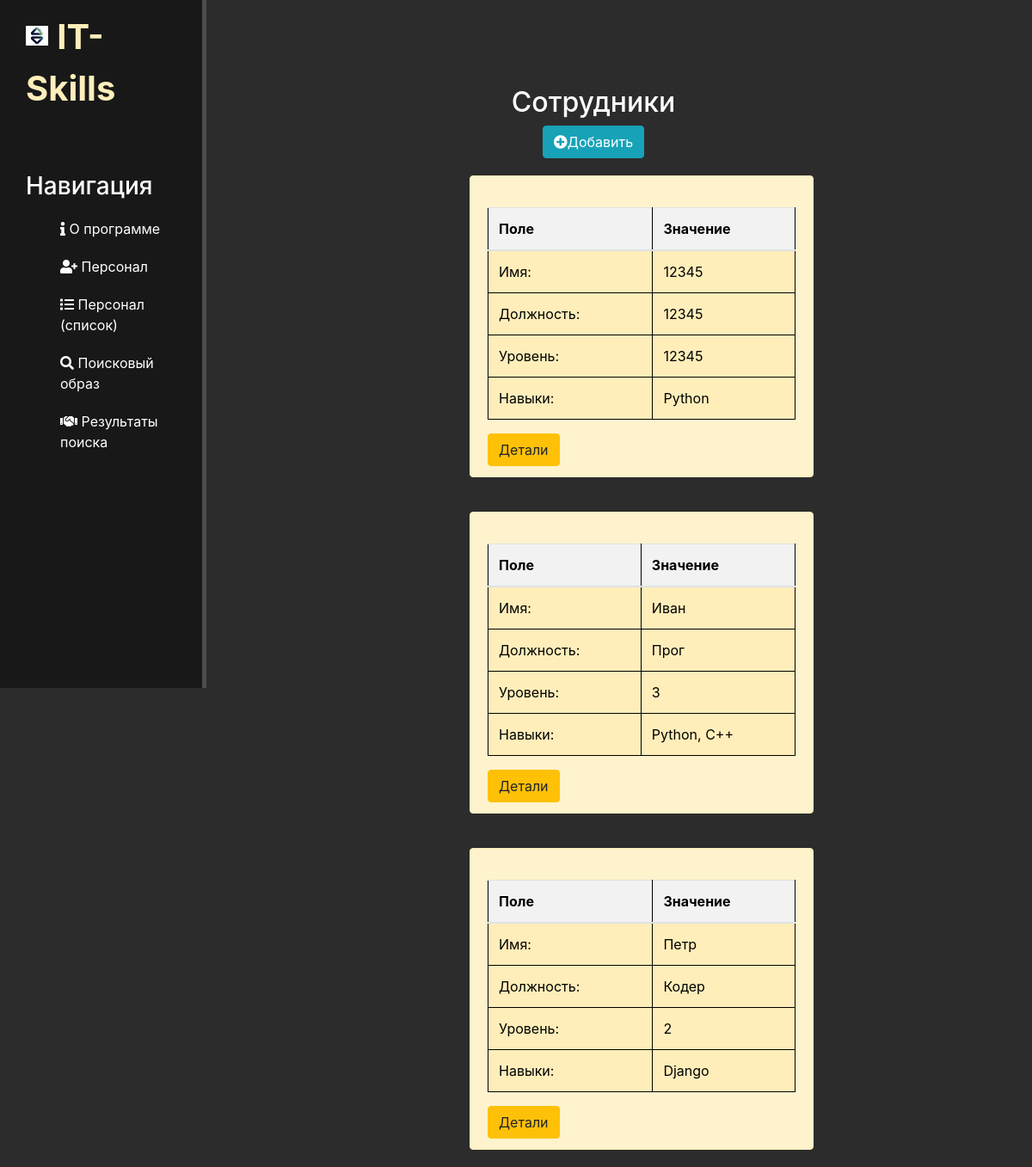
/emplo/, run on an earlier commit of the app's database.
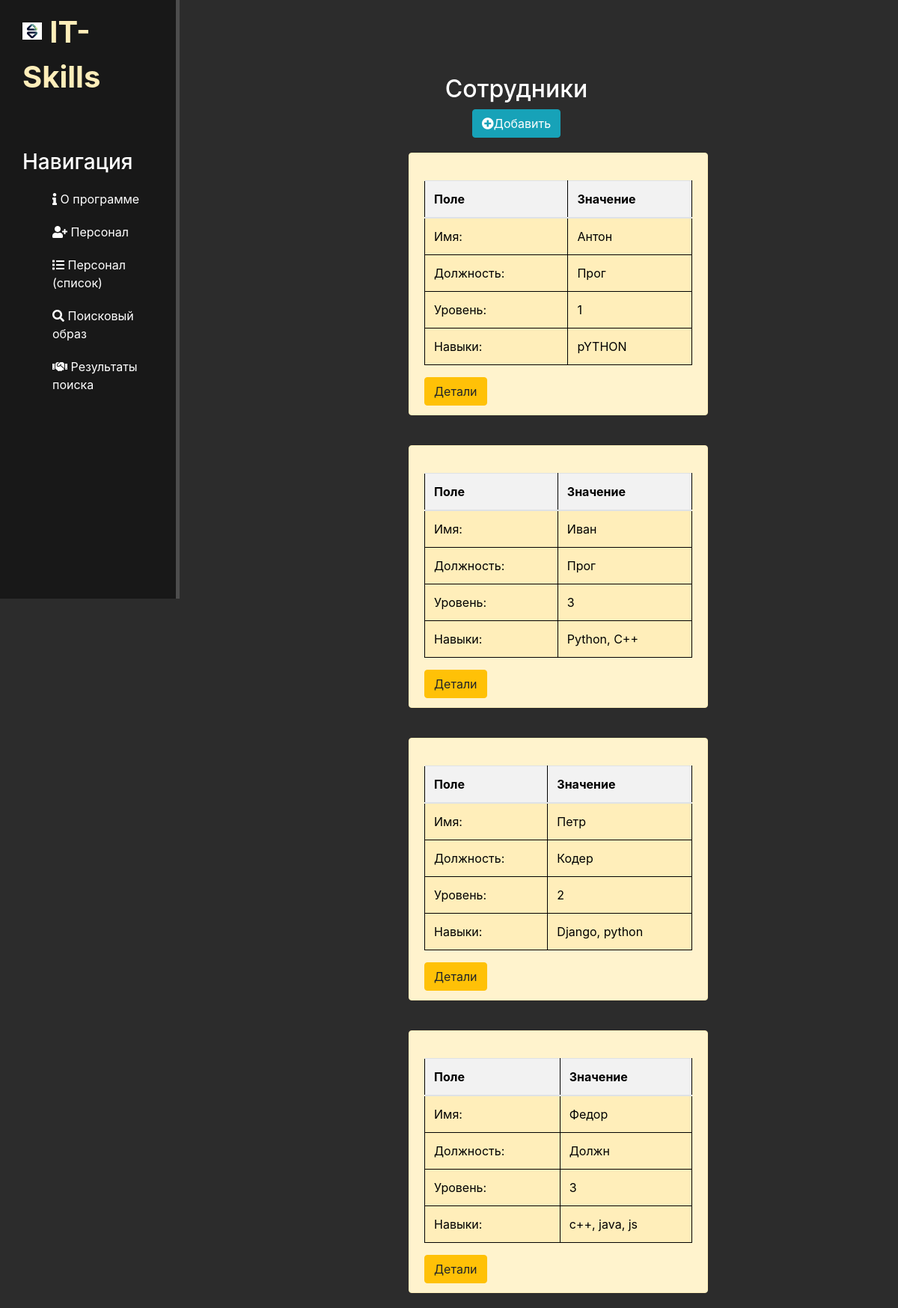
And on a later commit of the database.
### emplo/models.py (models this page shows, shortened)
class Employee1(models.Model):
    name = models.CharField(max_length=20, default='')
    position = models.CharField(max_length=20, default='')
    skill = models.CharField(max_length=50, default = '')
    level = models.CharField(max_length = 5, default='')
    fit_level = models.FloatField(default=0)

### emplo/views.py (the view)
# urls.py: path('', views.emplo_home, name='emplo-home'),
def emplo_home(request):
    print('emplo_home')
    emplo = Employee1.objects.order_by('name')
    return render(request, 'emplo/emplo_home.html', {'emplo':emplo})

### emplo/templates/emplo/emplo_home.html (shortened to what this page needs)
{% extends "main/layout.html" %}
{% block content %}
    <div class="features">
        <h2>Сотрудники</h2>
        <a href="{% url 'create-emplo' %}" ><button class="btn btn-info"><i class="fas fa-plus-circle"></i>Добавить</button></a>
        {% if emplo %}
            {% for el in emplo %}
                <div class="alert alert-warning">
        <table class="table mt-4">
            <thead>
                <tr>
                    <th>Поле</th>
                    <th>Значение</th>
                </tr>
            </thead>
            <tbody>
                <tr>
                    <td>Имя:</td>
                    <td>{{ el.name }}</td>
                </tr>
                <tr>
                    <td>Должность:</td>
                    <td>{{ el.position }}</td>
                </tr>
                <tr>
                    <td>Уровень:</td>
                    <td>{{ el.level }}</td>
                </tr>
                <tr>
                    <td>Навыки:</td>
                    <td>{{ el.skill }}</td>
                </tr>
            </tbody>
        </table>
                    <a href="{% url 'emplo-detail' el.id %}" class="btn btn-warning">Детали</a>
                </div>
            {% endfor %}
        {% else %}
            <p>У вас нет записей</p>
        {% endif %}
    </div>
{% endblock %}

What changed in the data, as far as the page shows it:
removed Employee1: name "12345", position "12345", level "12345", skill "Python"
added Employee1: name "Антон", position "Прог", level "1", skill "pYTHON"
changed Employee1 "Петр": skill "Django" → "Django, python"
added Employee1: name "Федор", position "Должн", level "3", skill "c++, java, js"
